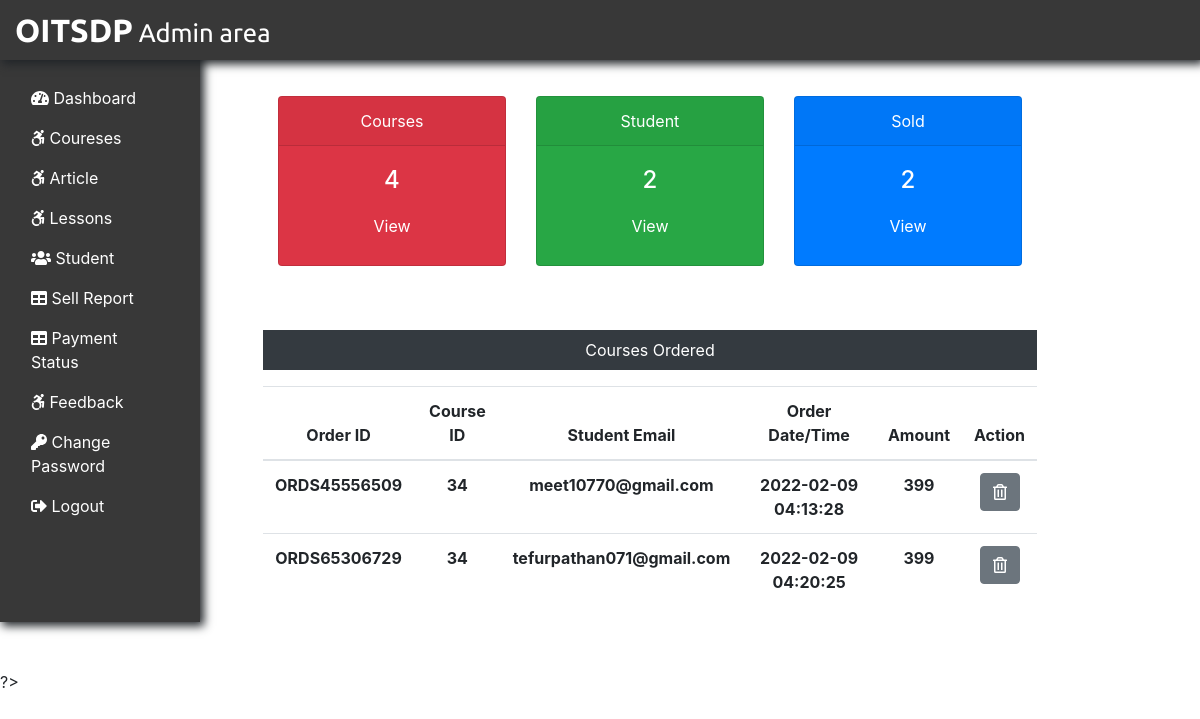
/admin/adminDashboard.php (signed in), run on the app's committed database.
### tables this page shows
CREATE TABLE `courseorder` (
  `co_id` int(5) NOT NULL,
  `order_id` varchar(12) NOT NULL,
  `stu_email` varchar(30) NOT NULL,
  `course_id` int(5) NOT NULL,
  `course_price` int(5) NOT NULL,
  `order_date` timestamp NOT NULL DEFAULT current_timestamp()
);

### admin/adminDashboard.php (the view, shortened to what this page needs)
<?php
include("admininclude/header.php");
include("../dbconnection.php");
$sql = "SELECT * FROM course";
$result = $conn->query($sql);
$totalcourse = $result->num_rows;
$sql = "SELECT * FROM student";
$result = $conn->query($sql);
$totalstu = $result->num_rows;
$sql = "SELECT * FROM courseorder";
$result = $conn->query($sql);
$totalsold = $result->num_rows;
?>
<div class="col-sm-9 mt-5">
	<div class="row mx-5 text-center">
		<div class="col-sm-4 mt-5">
			<div class="card text-white bg-danger mb-3" style="max-width: 18rem;">
				<div class="card-header">Courses</div>
					<div class="card-body">
						<h4 class="card-title">
							<?php echo $totalcourse; ?>
						</h4>
					<a class="btn text-white" href="courses.php">View</a>
				</div>
			</div>
		</div>
		<div class="col-sm-4 mt-5">
			<div class="card text-white bg-success mb-3" style="max-width: 18rem;">
				<div class="card-header">Student</div>
					<div class="card-body">
						<h4 class="card-title">
							<?php echo $totalstu; ?>
						</h4>
					<a class="btn text-white" href="student.php">View</a>
				</div>
			</div>
		</div>
		<div class="col-sm-4 mt-5">
			<div class="card text-white bg-primary mb-3" style="max-width: 18rem;">
				<div class="card-header">Sold</div>
					<div class="card-body">
						<h4 class="card-title">
							<?php echo $totalsold; ?>
						</h4>
					<a class="btn text-white" href="sellReport.php">View</a>
				</div>
			</div>
		</div>
	</div>
	<div class="mx-5 mt-5 text-center">
		<p class="bg-dark text-white p-2">Courses Ordered</p>
		<?php
		$sql = "SELECT * FROM courseorder";
		$result = $conn->query($sql);
		if($result->num_rows > 0){
		echo '<table class="table">
			<thead>
				<tr>
					<th scope="col">Order ID</th>
					<th scope="col">Course ID</th>
					<th scope="col">Student Email</th>
					<th scope="col">Order  Date/Time</th>
					<th scope="col">Amount</th>
					<th scope="col">Action</th>
				</tr>
			</thead>
			<tbody>';
			while($row = $result->fetch_assoc()){
				echo '<tr>';
				echo '	<th scope="row">'.$row["order_id"].'</th>';
					echo '	<th scope="row">'.$row["course_id"].'</th>';
					echo '	<th scope="row">'.$row["stu_email"].'</th>';
					echo '	<th scope="row">'.$row["order_date"].'</th>';
					echo '	<th scope="row">'.$row["course_price"].'</th>';
					echo '<td><form action="" method="POST" class="d-inline"><input type="hidden" name="id" value='.$row["co_id"].'><button type="submit" class="btn btn-secondary" name="delete" value="Delete"><i class="far fa-trash-alt"></i></button></form></td>';
				echo '</tr>';
			}
			echo '</tbody>
		</table>';
			}else{
				echo "0 Result";
			}
		?>
	</div>
</div>
</div>
</div>
<?php
include("admininclude/footer.php");
?> ?>

### data on the page
courseorder: order "ORDS45556509", course "34", stu_email "meet10770@gmail.com", order_date "2022-02-09 04:13:28", course_price "399"
courseorder: order "ORDS65306729", course "34", stu_email "tefurpathan071@gmail.com", order_date "2022-02-09 04:20:25", course_price "399"

### other printed values
$totalcourse "4"
$totalstu "2"
$totalsold "2"
